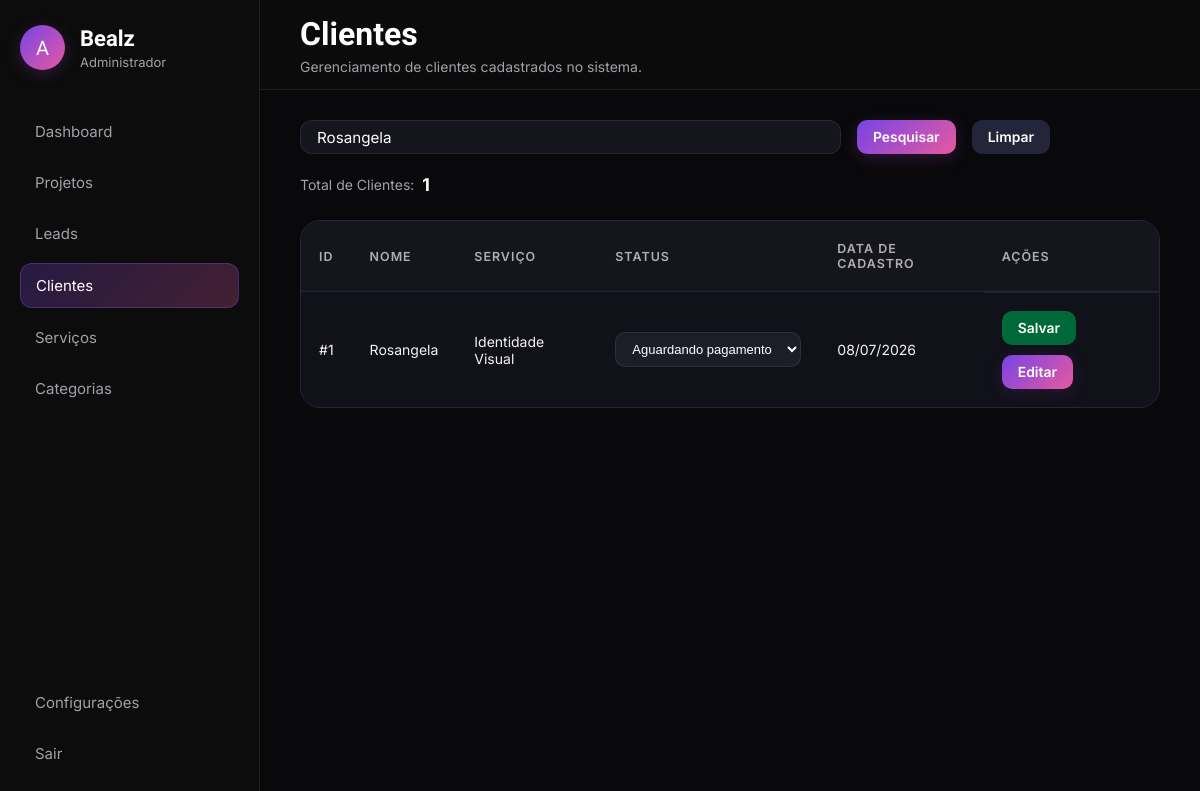
/admin/clientes.php?pesquisa=Rosangela (signed in), run on the app's committed database.
### tables this page shows
CREATE TABLE `clientes` (
  `id` int NOT NULL AUTO_INCREMENT,
  `nome` varchar(100) NOT NULL,
  `email` varchar(150) DEFAULT NULL,
  `telefone` varchar(20) DEFAULT NULL,
  `cpf` varchar(14) DEFAULT NULL,
  `instagram` varchar(100) DEFAULT NULL,
  `servico_id` int NOT NULL,
  `sobre` text,
  `proposta_url` varchar(255) DEFAULT NULL,
  `data_cadastro` datetime NOT NULL,
  `data_atualizacao` timestamp NOT NULL DEFAULT CURRENT_TIMESTAMP ON UPDATE CURRENT_TIMESTAMP,
  `status_clientes` int NOT NULL DEFAULT '6',
  PRIMARY KEY (`id`),
  KEY `servico_id` (`servico_id`),
  KEY `fk_clientes_status_idx` (`status_clientes`),
  CONSTRAINT `clientes_ibfk_1` FOREIGN KEY (`servico_id`) REFERENCES `servicos` (`id`),
  CONSTRAINT `fk_clientes_status` FOREIGN KEY (`status_clientes`) REFERENCES `status_cliente` (`id`)
);

CREATE TABLE `servicos` (
  `id` int NOT NULL AUTO_INCREMENT,
  `nome_servicos` varchar(45) NOT NULL,
  PRIMARY KEY (`id`),
  UNIQUE KEY `nome_UNIQUE` (`nome_servicos`)
);

### admin/clientes.php (the view, shortened to what this page needs)
<?php
include("../config_db/conexao.php");
$pesquisa = "";
if (isset($_GET['pesquisa']) && !empty(trim($_GET['pesquisa']))) {
    $pesquisa = mysqli_real_escape_string($conexao, trim($_GET['pesquisa']));
    $where = "WHERE clientes.nome LIKE '%$pesquisa%' OR clientes.telefone LIKE '%$pesquisa%'";
} else {
    $where = "";
}
$sql = "SELECT clientes.*, servicos.nome_servicos AS servico_nome
        FROM clientes
        INNER JOIN servicos ON clientes.servico_id = servicos.id
        $where
        ORDER BY clientes.data_cadastro DESC";
$resultado = mysqli_query($conexao, $sql);
$sqlTotal = "SELECT COUNT(*) AS total FROM clientes $where";
$total = mysqli_fetch_assoc(mysqli_query($conexao, $sqlTotal));
$statusClientes = [
    1 => "Ativo",
    2 => "Inativo",
    3 => "Pausado",
    4 => "Finalizado",
    5 => "Aguardando pagamento",
    6 => "Proposta enviada",
];
?>
<!DOCTYPE html>
<html lang="pt-BR">
<head>
    <link rel="stylesheet" href="assets/css/global.css">
    <link rel="stylesheet" href="assets/css/sidebar-header.css">
    <link rel="stylesheet" href="assets/css/clientes.css">
</head>
<body>
    <?php include("includes/sidebar.php"); ?>
    <?php include("includes/header.php"); ?>
    <main class="content">
        <section class="toolbar">
            <form class="search-box" method="GET">
                <input
                    type="text"
                    name="pesquisa"
                    placeholder="Pesquisar por nome ou telefone..."
                    value="<?= htmlspecialchars($pesquisa); ?>">
                <button type="submit" class="btn btn-search">Pesquisar</button>
                <a href="clientes.php" class="btn btn-clear">Limpar</a>
            </form>
            <div class="lead-counter">
                <span>Total de Clientes:</span>
                <strong><?= $total['total']; ?></strong>
            </div>
        </section>
        <section class="table-container">
            <table class="leads-table">
                <thead>
                    <tr>
                        <th>ID</th>
                        <th>Nome</th>
                        <th>Serviço</th>
                        <th>Status</th>
                        <th>Data de Cadastro</th>
                        <th>Ações</th>
                    </tr>
                </thead>
                <tbody>
                    <?php while ($cliente = mysqli_fetch_assoc($resultado)) { ?>
                        <tr>
                            <td>#<?= $cliente['id']; ?></td>
                            <td><?= htmlspecialchars($cliente['nome']); ?></td>
                            <td><?= htmlspecialchars($cliente['servico_nome']); ?></td>
                            <td>
                                <select class="status-select" data-id="<?= $cliente['id']; ?>">
                                    <?php foreach ($statusClientes as $valor => $texto) { ?>
                                        <option value="<?= $valor; ?>"
                                            <?= $cliente['status_clientes'] == $valor ? 'selected' : ''; ?>>
                                            <?= $texto; ?>
                                        </option>
                                    <?php } ?>
                                </select>
                            </td>
                            <td>
                                <?= date('d/m/Y', strtotime($cliente['data_cadastro'])); ?>
                            </td>
                            <td class="actions">
                                <button class="btn btn-save-status" data-id="<?= $cliente['id']; ?>">Salvar</button>
                                <button class="btn btn-edit" data-id="<?= $cliente['id']; ?>">Editar</button>
                            </td>
                        </tr>
                    <?php } ?>
                </tbody>
            </table>
        </section>
    </main>
</body>
</html>

### admin/assets/css/global.css (style rules this page uses)
* { margin:0; padding:0; box-sizing:border-box; }
body { min-height:100vh; background:#09090b; color:white; font-family:"Inter", sans-serif; }
.content { margin-left:260px; padding-top:90px; padding:120px 40px 40px; }

### admin/assets/css/clientes.css (style rules this page uses)
.btn { padding: 9px 16px; border: none; border-radius: 10px; cursor: pointer; font-weight: 600; font-family: "Inter", sans-serif; font-size: 1rem; transition: .2s; }
.toolbar { display: flex; justify-content: space-between; align-items: center; margin-bottom: 25px; flex-wrap: wrap; gap: 20px; }
.search-box { width: 100%; display: flex; flex-direction: row; max-width: 750px; gap: 1rem; }
.search-box input { width: 100%; padding: 5px 16px; background: #15151d; border: 1px solid rgba(255, 255, 255, .08); border-radius: 12px; color: #fff; font-size: .95rem; font-family: "Inter", sans-serif; outline: none; transition: .2s; }
.btn-search { background: linear-gradient(135deg, #7644E6, #e759a0); color: #fff; font-size: 0.87rem; box-shadow: 0px 4px 15px rgba(105, 45, 133, 0.35); }
.btn-clear { font-size: 0.87rem; display: inline-flex; align-items: center; text-decoration: none; background: #24243A; color: #fff; }
.lead-counter { display: flex; align-items: center; gap: 8px; color: #a1a1aa; white-space: nowrap; font-size: 14px; }
.lead-counter strong { color: #ffffff; font-size: 1.1rem; }
.table-container { background: #11111A; border: 1px solid #24243A; border-radius: 20px; padding: 0; overflow: hidden; overflow-x: auto; transition: .2s ease; }
.leads-table { width: 100%; border-collapse: collapse; color: #f1f1f1; }
.leads-table thead { background: #15151d; }
.leads-table th { text-align: left; padding: 20px 18px; color: #afafaf; font-family: "Inter", sans-serif; font-size: .78rem; font-weight: 600; text-transform: uppercase; letter-spacing: .08em; border-bottom: 1px solid #24243A; }
.leads-table td { padding: 18px; border-top: 1px solid rgba(255, 255, 255, .06); font-size: 14px; color: #f4f4f5; }
.leads-table tbody tr { transition: .2s ease; }
.status-select { background: #1d1d27; border: 1px solid rgba(255, 255, 255, .08); border-radius: 10px; color: #fff; padding: 8px 12px; font-size: 13px; cursor: pointer; outline: none; }
.actions { display: flex; gap: 10px; flex-wrap: wrap; }
.btn-save-status { font-size: 0.87rem; background: #00693a; color: #ffffff; }
.btn-edit { font-size: 0.87rem; background: linear-gradient(135deg, #7644E6, #e759a0); color: #ffffff; box-shadow: 0px 4px 15px rgba(105, 45, 133, 0.25); }

### data on the page
clientes: id "1", nome "Rosangela", servico.nome_servicos "Identidade Visual", status_clientes+id "Aguardando pagamento", data_cadastro "08/07/2026"

### other printed values
$tituloPagina "Clientes"
$subtituloPagina "Gerenciamento de clientes cadastrados no sistema."
$total['total'] "1"
